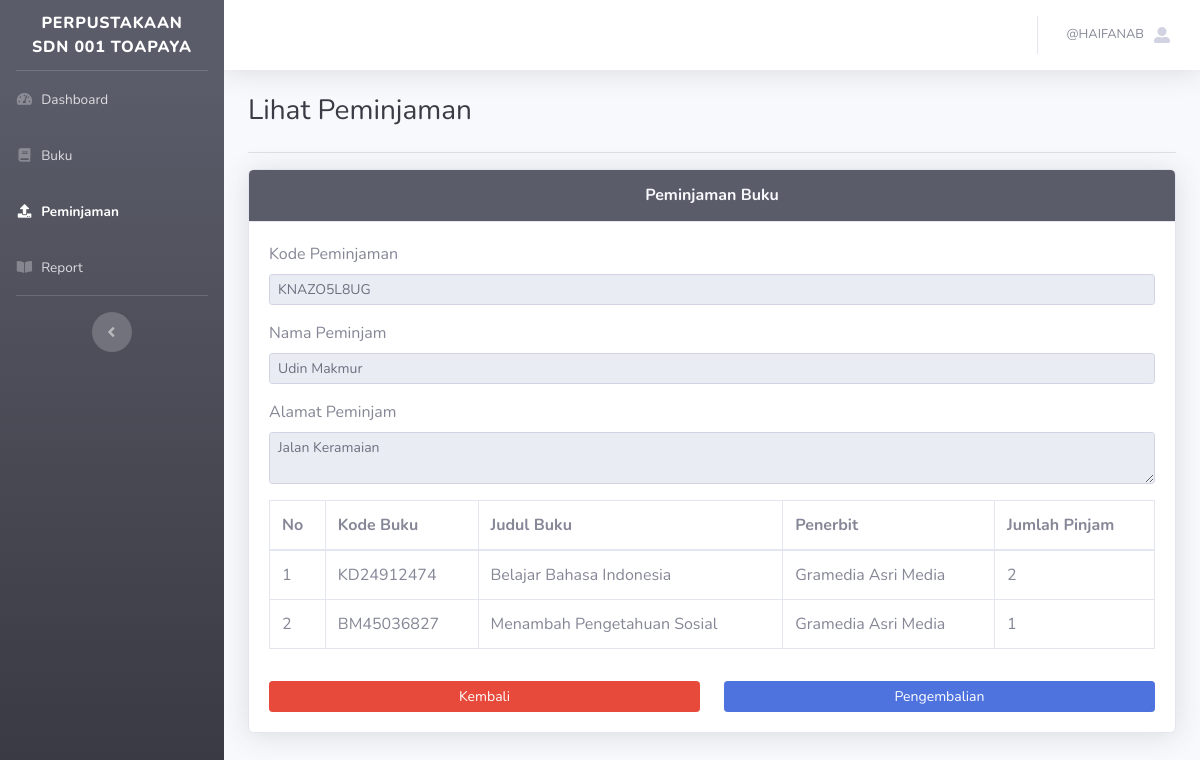
Page /administrator/view-peminjaman?id=KNAZO5L8UG (signed in) on the committed database.
### tables this page shows
CREATE TABLE `peminjaman` (
  `id` int(11) NOT NULL,
  `id_peminjaman` varchar(255) NOT NULL,
  `nama_peminjam` varchar(255) NOT NULL,
  `alamat_peminjam` varchar(255) NOT NULL,
  `status_input` int(1) NOT NULL,
  `tanggal_pinjam` date NOT NULL,
  `tanggal_kembali` date DEFAULT NULL
);

CREATE TABLE `list_peminjaman` (
  `id` int(11) NOT NULL,
  `id_peminjaman` varchar(255) NOT NULL,
  `id_buku` varchar(255) NOT NULL,
  `jumlah` int(11) NOT NULL
);

CREATE TABLE `buku` (
  `id` int(11) NOT NULL,
  `id_buku` varchar(255) DEFAULT NULL,
  `penerbit` varchar(255) DEFAULT NULL,
  `nama_buku` varchar(255) DEFAULT NULL,
  `stok` int(11) DEFAULT NULL
);

### controller/AdminController.php (called while the page is built, shortened)
<?php
require($_SERVER['DOCUMENT_ROOT'] . '/perpustakaan/configuration/dbconn.php');
class AdminController
{
    public function getPeminjaman($id)
    {
        global $koneksi;
        $qdatapeminjaman = mysqli_query($koneksi, "SELECT
            p.id_peminjaman,
            p.nama_peminjam,
            p.alamat_peminjam,
            l.jumlah,
            b.id_buku,
            b.penerbit,
            b.nama_buku,
            p.tanggal_kembali
        FROM
            peminjaman AS p
            JOIN list_peminjaman AS l ON l.id_peminjaman = p.id_peminjaman
            JOIN buku AS b ON l.id_buku = b.id_buku
        WHERE
            p.id_peminjaman = '$id'");
        $datapeminjaman = mysqli_fetch_all($qdatapeminjaman);
        return $datapeminjaman;
    }
}

### administrator/view-peminjaman.php (the view, shortened to what this page needs)
<?php
require($_SERVER['DOCUMENT_ROOT'] . '/perpustakaan/controller/AuthController.php');
require($_SERVER['DOCUMENT_ROOT'] . '/perpustakaan/controller/AdminController.php');
$admin = new AdminController();
if (isset($_GET['id'])) {
    $idpeminjaman = $_GET['id'];
    $datapeminjaman = $admin->getPeminjaman($idpeminjaman);
} else {
    header('location:peminjaman');
}
?>
<!DOCTYPE html>
<html lang="en">
<head>
    <link href="http://<?= $_SERVER['HTTP_HOST'] ?>/perpustakaan/template/vendor/fontawesome-free/css/all.min.css" rel="stylesheet" type="text/css">
    <link href="http://<?= $_SERVER['HTTP_HOST'] ?>/perpustakaan/template/css/sb-admin-2.min.css" rel="stylesheet">
</head>
<body id="page-top">
    <div id="wrapper">
        <?php include '../layouts/sidebar.php' ?>
        <div id="content-wrapper" class="d-flex flex-column">
            <div id="content">
                <?php include '../layouts/navbar.php' ?>
                <div class="container-fluid">
                    <div class="d-sm-flex align-items-center justify-content-between mb-4">
                        <h1 class="h3 mb-0 text-gray-900">Lihat Peminjaman</h1>
                    </div>
                    <hr>
                    <div class="row">
                        <div class="col-12">
                            <div class="card shadow mb-4">
                                <div class="card-header py-3 bg-dark">
                                    <h6 class="m-0 font-weight-bold text-light text-center">Peminjaman Buku</h6>
                                </div>
                                <div class="card-body">
                                    <label for="kodepeminjaman">Kode Peminjaman</label>
                                    <input type="text" id="kodepeminjaman" name="kodepeminjaman" class="form-control form-control-sm mb-3" value="<?= $idpeminjaman ?>" disabled>
                                    <label for="namapeminjam">Nama Peminjam</label>
                                    <input type="text" value="<?= $datapeminjaman[0][1] ?>" id="namapeminjam" name="namapeminjam" class="form-control form-control-sm mb-3" readonly>
                                    <label for="alamatpeminjam">Alamat Peminjam</label>
                                    <textarea type="text" id="alamatpeminjam" name="alamatpeminjam" class="form-control form-control-sm mb-3" readonly><?= $datapeminjaman[0][2] ?></textarea>
                                    <div class="table-responsive text-nowrap mb-3">
                                        <table class="table table-hover table-bordered mb-3">
                                            <thead>
                                                <tr>
                                                    <th>No</th>
                                                    <th>Kode Buku</th>
                                                    <th>Judul Buku</th>
                                                    <th>Penerbit</th>
                                                    <th>Jumlah Pinjam</th>
                                                </tr>
                                            </thead>
                                            <tbody>
                                                <?php
                                                $no = 1;
                                                foreach ($datapeminjaman as $key) {
                                                ?>
                                                    <tr>
                                                        <td><?= $no++ ?></td>
                                                        <td><?= $key[4] ?></td>
                                                        <td><?= $key[6] ?></td>
                                                        <td><?= $key[5] ?></td>
                                                        <td><?= $key[3] ?></td>
                                                    </tr>
                                                <?php
                                                }
                                                ?>
                                            </tbody>
                                        </table>
                                    </div>
                                    <div class="row">
                                        <?php
                                        if ($datapeminjaman[0][7] == null) {
                                        ?>
                                            <div class="col-6">
                                                <a href="peminjaman" class="btn btn-sm btn-danger btn-block">Kembali</a>
                                            </div>
                                            <div class="col-6">
                                                <form action="../controller/AdminController.php" method="post">
                                                    <button onclick="return confirm('Lakukan Pengembalian?')" type="submit" id="pengembalian" name="pengembalian" class="btn btn-sm btn-primary btn-block">Pengembalian</button>
                                                </form>
                                            </div>
                                        <?php
                                        } else {
                                        ?>
                                            <div class="col-12">
                                                <a href="peminjaman" class="btn btn-sm btn-danger btn-block">Kembali</a>
                                            </div>
                                        <?php
                                        }
                                        ?>
                                    </div>
                                </div>
                            </div>
                        </div>
                    </div>
                </div>
            </div>
        </div>
    </div>
</body>
</html>

### rows in the picture
peminjaman: namapeminjam "Udin Makmur", alamatpeminjam "Jalan Keramaian"
list_peminjaman: buku.id_buku "KD24912474", buku.nama_buku "Belajar Bahasa Indonesia", buku.penerbit "Gramedia Asri Media", jumlah "2"
list_peminjaman: buku.id_buku "BM45036827", buku.nama_buku "Menambah Pengetahuan Sosial", buku.penerbit "Gramedia Asri Media", jumlah "1"

### other values in the picture
$_SESSION['username'] "HAIFANAB"
